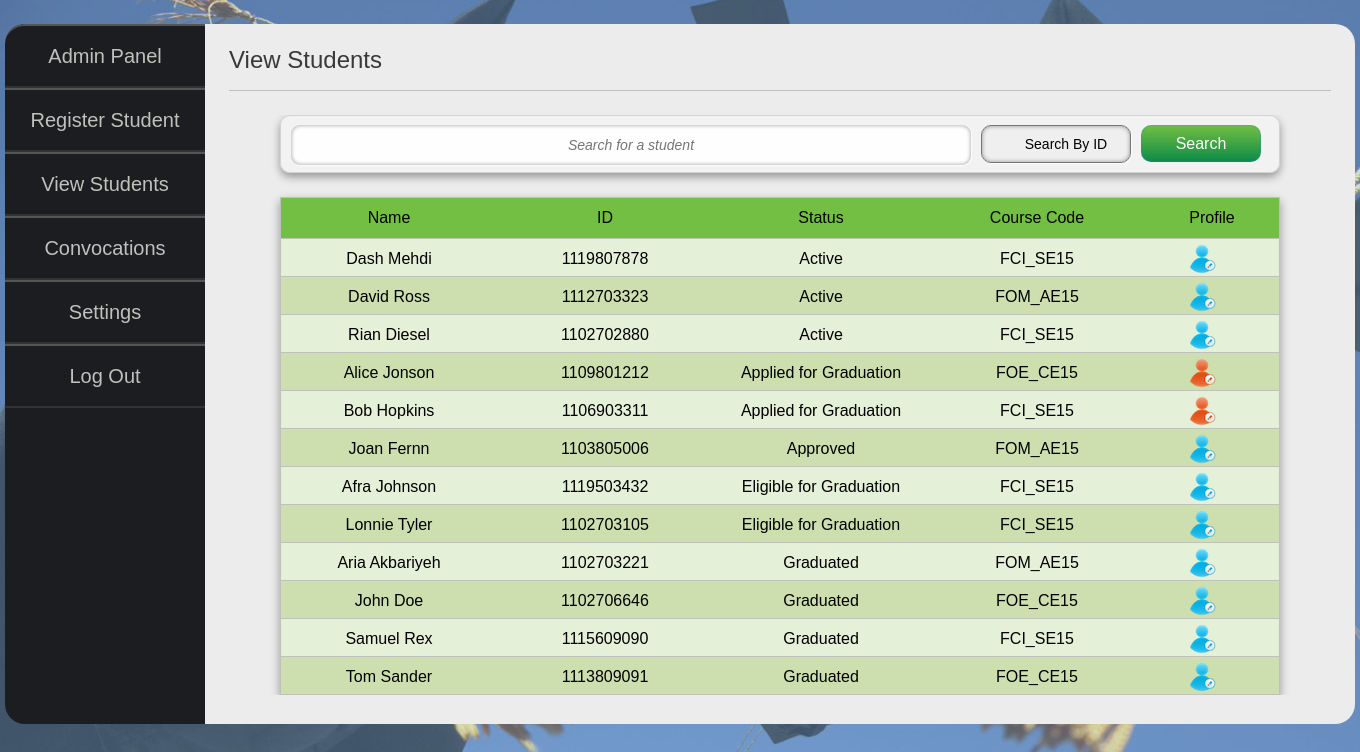
The app's page /view_students.php?option=id (signed in) with its own data.
### tables this page shows
CREATE TABLE `student` (
  `first_name` varchar(255) NOT NULL,
  `last_name` varchar(255) NOT NULL,
  `student_id` int(10) NOT NULL,
  `username` int(10) NOT NULL,
  `password` varchar(128) NOT NULL,
  `faculty` varchar(50) NOT NULL,
  `course_code` varchar(20) NOT NULL,
  `status` varchar(50) NOT NULL,
  `contact_number` varchar(11) DEFAULT NULL,
  `mail_address` text,
  `email_address` varchar(255) DEFAULT NULL,
  `cgpa` float DEFAULT NULL,
  `ticket_id` int(11) DEFAULT NULL
);

### includes/functions.php (called while the page is built, shortened)
<?php
	function view($data){
		include("views/layout.php");
	}
?>

### public/view_students.php (called while the page is built, shortened)
<?php
	require_once("../includes/db_connection.php");
	require_once("../includes/db_functions.php");
 	require_once("../includes/functions.php");
	if (isset($_GET["search"])){
		if($_GET["option"] === 'id'){
			$students = get_student_by_id($_GET["input"],$conn);
		} else {
			$students = get_student_by_name($_GET["input"],$conn);
		}
	} else {
		$students = get_all_students($conn);
	}
	$data = array(
		'view' => 'view_students',
		'page_title' => "View Students",
		'students' => $students,
		'option' => $_GET["option"]
	);
 	view($data);
?>

### includes/db_functions.php (called while the page is built, shortened)
<?php
 	require_once("../includes/functions.php");
function get_all_students($conn){
	$query = "SELECT * FROM student order by status ASC,first_name ASC, last_name ASC";
	$result = mysqli_query($conn,$query);
	return $result;
}
?>

### public/views/view_students.view.php (the view, shortened to what this page needs)
<div class="view-students">
	<form action="view_students.php" method="GET" class="searchform cf">
	  <input type="text" name="input" placeholder="Search for a student">
	  <select type="select" name="option" id="option">
			<option class="option" value="id" >Search By ID</option>
	  </select>
	  <button type="submit" name="search">Search</button>
	</form>
	<table class="view-students-table">
	<thead>
		<tr>
		  <th class="th-name">Name</th>
		  <th class="th-id">ID</th>
		  <th class="th-status">Status</th>
		  <th class="th-course">Course Code</th>
		  <th>Profile</th>
	</tr>
	</thead>
	<tbody>
		<?php foreach ($students as $student): ?>
			<tr>
			  <td><p><?php echo "{$student["first_name"]} {$student["last_name"]} " ?></p></td>
			  <td><p><?php echo $student["student_id"] ?></p></td>
			  <td><p><?php echo $student["status"] ?></p></td>
			  <td><p><?php echo $student["course_code"] ?></p></td>
  			  <?php if ($student["status"] === "Applied for Graduation"): ?>
			  	<td class="student-profile"><a href="view_student_profile.php?id=<?php echo $student["student_id"] ?>"><img class="profile-img" src="img/StudentProfile-red.png"></a></td>
  			  <?php else: ?>
			  	<td class="student-profile"><a href="view_student_profile.php?id=<?php echo $student["student_id"] ?>"><img class="profile-img" src="img/StudentProfile.png"></a></td>
			  <?php endif ?>
			</tr>
		<?php endforeach ?>
	</tbody>
	</table>
</div>

### public/css/styles.css (style rules this page uses)
body { font-size: 16px; font-family: Arial, Helvetica Neue, Helvetica, sans-serif; background-color: #4b6799; background: url(../img/caps01.png) left repeat; }

### public/css/view_students.css (style rules this page uses)
div.view-students { width: 1000px; margin: 0 auto; }
.cf:before, .cf:after { content: ""; display: table; }
.cf:after { clear: both; }
.searchform { background: #f4f4f4; background: rgba(244, 244, 244, 0.79); border: 1px solid #d3d3d3; margin-bottom: 24px; padding: 7px 5px; padding-top: 9px; box-shadow: 0 4px 9px rgba(0, 0, 0, 0.37); -moz-box-shadow: 0 4px 9px rgba(0, 0, 0, 0.37); -webkit-box-shadow: 0 4px 9px rgba(0, 0, 0, 0.37); border-radius: 10px; -moz-border-radius: 10px; -webkit-border-radius: 10px; }
.searchform input, .searchform button { float: left; }
.searchform input { text-align: center; background: #fefefe; border: none; font-size: 14px; line-height: 14px; font-family: Arial, Helvetica Neue, Helvetica, sans-serif; margin-right: 10px; margin-left: 5px; padding: 12px; width: 680px; box-shadow: 0 0 4px rgba(0, 0, 0, 0.4) inset, 1px 1px 1px rgba(255, 255, 255, 0.75); -moz-box-shadow: 0 0 4px rgba(0, 0, 0, 0.4) inset, 1px 1px 1px rgba(255, 255, 255, 0.75); -webkit-box-shadow: 0 0 4px rgba(0, 0, 0, 0.4) inset, 1px 1px 1px rgba(255, 255, 255, 0.75); border-radius: 9px; -moz-border-radius: 9px; -webkit-border-radius: 9px; }
.searchform button { background: #34adec; background: -moz-linear-gradient(top, #34adec 0%, #2691dc 100%); background: -webkit-gradient(linear, left top, left bottom, color-stop(0%, #34adec), color-stop(100%, #2691dc)); background: -webkit-linear-gradient(top, #34adec 0%, #2691dc 100%); background: -o-linear-gradient(top, #34adec 0%, #2691dc 100%); background: -ms-linear-gradient(top, #34adec 0%, #2691dc 100%); background: linear-gradient(to bottom, #34adec 0%, #2691dc 100%); filter: progid:dximagetransform.microsoft.gradient(startColorstr='#34adec', endColorstr='#2691dc', GradientType=0); border: none; color: #fff; cursor: pointer; font: 13px/13px 'HelveticaNeue', Helvetica, Arial, sans-serif; padding: 10px; width: 106px; box-shadow: 0 0 2px #2692dd inset; -moz-box-shadow: 0 0 2px #2692dd inset; -webkit-box-shadow: 0 0 2px #2692dd inset; border-radius: 9px; -moz-border-radius: 9px; -webkit-border-radius: 9px; }
select { box-shadow: 0 0 4px rgba(0, 0, 0, 0.4) inset, 1px 1px 1px rgba(255, 255, 255, 0.75); -webkit-appearance: none; -moz-appearance: none; appearance: none; overflow: auto; font-size: 14px; width: 150px; height: 38px; padding-left: 20px; float: left; border-radius: 10px; -moz-border-radius: 10px; -webkit-border-radius: 10px; margin-right: 10px; }
.option { text-align: center; -webkit-appearance: none; -moz-appearance: none; appearance: none; text-align: center; vertical-align: middle; padding: 8px 8px; font-size: 14px; float: left; }
.searchform button[type=submit] { background: #73BF43; background-image: -webkit-linear-gradient(top, #73bf43, #0c8a47); background-image: -moz-linear-gradient(top, #73bf43, #0c8a47); background-image: -ms-linear-gradient(top, #73bf43, #0c8a47); background-image: -o-linear-gradient(top, #73bf43, #0c8a47); background-image: linear-gradient(to bottom, #73bf43, #0c8a47); -webkit-border-radius: 20; -moz-border-radius: 20; border-radius: 10px; font-family: Arial; color: #ffffff; font-size: 16px; padding: 10px 20px; text-decoration: none; border: 0; float: left; width: 120px; height: 37px; }
table.view-students-table { width: 1000px; text-align: center; border: 1px solid #c1c1bc; box-shadow: 0 4px 9px rgba(0, 0, 0, 0.37); -moz-box-shadow: 0 4px 9px rgba(0, 0, 0, 0.37); -webkit-box-shadow: 0 4px 9px rgba(0, 0, 0, 0.37); }
table th { cursor: pointer; }
table.view-students-table .th-id, table.view-students-table .th-name { width: 200px; }
table.view-students-table .th-status { width: 200px; }
table.view-students-table .th-course { width: 200px; }
table.view-students-table td, table.view-students-table th { border-bottom: 1px solid #c1c1bc; }
table.view-students-table td p { position: relative; bottom: 5px; }
table.view-students-table td a { position: relative; top: 5px; margin-right: 20px; }
table.view-students-table th { background-color: #73BF43; padding: 0.5em; }
table.view-students-table tr:nth-child(even) { background-color: #CDDFAE; }
table.view-students-table tr:nth-child(odd) { background-color: #E4F0D7; }

### records on screen
student: first_name "Dash", last_name "Mehdi", student_id "1119807878", status "Active", course_code "FCI_SE15"
student: first_name "David", last_name "Ross", student_id "1112703323", status "Active", course_code "FOM_AE15"
student: first_name "Rian", last_name "Diesel", student_id "1102702880", status "Active", course_code "FCI_SE15"
student: first_name "Alice", last_name "Jonson", student_id "1109801212", status "Applied for Graduation", course_code "FOE_CE15"
student: first_name "Bob", last_name "Hopkins", student_id "1106903311", status "Applied for Graduation", course_code "FCI_SE15"
student: first_name "Joan", last_name "Fernn", student_id "1103805006", status "Approved", course_code "FOM_AE15"
student: first_name "Afra", last_name "Johnson", student_id "1119503432", status "Eligible for Graduation", course_code "FCI_SE15"
student: first_name "Lonnie", last_name "Tyler", student_id "1102703105", status "Eligible for Graduation", course_code "FCI_SE15"
student: first_name "Aria", last_name "Akbariyeh", student_id "1102703221", status "Graduated", course_code "FOM_AE15"
student: first_name "John", last_name "Doe", student_id "1102706646", status "Graduated", course_code "FOE_CE15"
student: first_name "Samuel", last_name "Rex", student_id "1115609090", status "Graduated", course_code "FCI_SE15"
student: first_name "Tom", last_name "Sander", student_id "1113809091", status "Graduated", course_code "FOE_CE15"

### other values on screen
$page_title "View Students"
